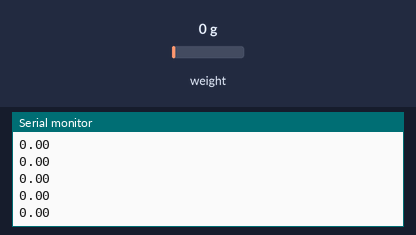
The sketch below on a simulated Arduino Uno, built with avr-gcc and run on an emulated ATmega328P. Shown: the last lines printed to the serial monitor. The test bench sets the inputs (shaded band); at power-on: weight on the scale 0 g.

Above: at 8.4 s.
8.5 s: weight on the scale set to 100 g
At 8.51 s:
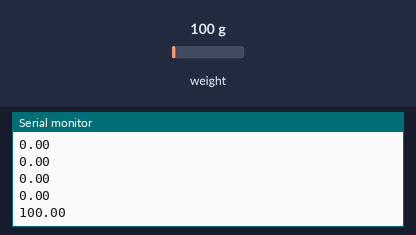
10.0 s: weight on the scale set to 1250 g
At 10.02 s:
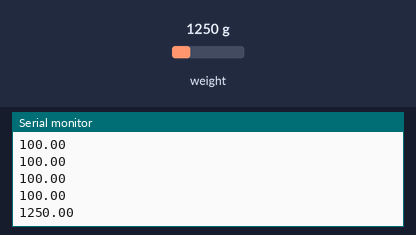
Timing chart, 0 to 13.0 s (numbered marks = the images above; inputs shaded):
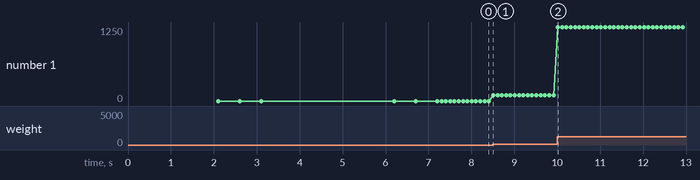

Measured:
- after the input at 8.5 s, the serial monitor: prints a new line at once (image 1)
- after the input at 10.0 s, the serial monitor: prints a new line at once (image 2)
- plotted number 1: 0 → 100 after the input at 8.5 s, 100 → 1250 after the input at 10.0 s

The sketch:

Load_cell_logger.ino
```cpp
/*
  SD card Load Cell datalogger

  This Program shows how to log data from load sensor
  to an SD card using the HX711 and SD library.

  The circuit:
   SD card attached to SPI bus as follows:
 ** MOSI - pin 11
 ** MISO - pin 12
 ** CLK - pin 13
 ** CS - pin 4 (for MKRZero SD: SDCARD_SS_PIN)

  HX711 circuit wiring
  LOADCELL_DOUT_PIN = 2;
  LOADCELL_SCK_PIN = 3;
*/

#include <HX711.h>
// #include <SPI.h>
// #include <SD.h>

const int LOADCELL_DOUT_PIN = 13;
const int LOADCELL_SCK_PIN = 14;
// const int chipSelect = 4;

HX711 scale;

void setup() {
  Serial.begin(38400);
  scale.begin(LOADCELL_DOUT_PIN, LOADCELL_SCK_PIN);
  while (!Serial) {
    ; // wait for serial port to connect. Needed for native USB port only
  }
  // Serial.print("Initializing SD card...");
  // // see if the card is present and can be initialized:
  // if (!SD.begin(chipSelect)) {
  //   Serial.println("Card failed, or not present");
  //   // don't do anything more:
  //   while (1);
  // }
  // Serial.println("card initialized.");

  Serial.println("Initializing the scale");
  // Initialize library with data output pin, clock input pin and gain factor.
  // Channel selection is made by passing the appropriate gain:
  // - With a gain factor of 64 or 128, channel A is selected
  // - With a gain factor of 32, channel B is selected
  // By omitting the gain factor parameter, the library
  // default "128" (Channel A) is used here.
  scale.begin(LOADCELL_DOUT_PIN, LOADCELL_SCK_PIN);

  Serial.println("Before setting up the scale:");
  Serial.print("read: \t\t");
  Serial.println(scale.read());			// print a raw reading from the ADC

  Serial.print("read average: \t\t");
  Serial.println(scale.read_average(20));  	// print the average of 20 readings from the ADC

  Serial.print("get value: \t\t");
  Serial.println(scale.get_value(5));		// print the average of 5 readings from the ADC minus the tare weight (not set yet)

  Serial.print("get units: \t\t");
  Serial.println(scale.get_units(5), 1);	// print the average of 5 readings from the ADC minus tare weight (not set) divided
						// by the SCALE parameter (not set yet)

  scale.set_scale(8.7512);                      // this value is obtained by calibrating the scale with known weights; see the README for details
  scale.tare();				        // reset the scale to 0

  Serial.println("After setting up the scale:");

  Serial.print("read: \t\t");
  Serial.println(scale.read());                 // print a raw reading from the ADC

  Serial.print("read average: \t\t");
  Serial.println(scale.read_average(20));       // print the average of 20 readings from the ADC

  Serial.print("get value: \t\t");
  Serial.println(scale.get_value(5));		// print the average of 5 readings from the ADC minus the tare weight, set with tare()

  Serial.print("get units: \t\t");
  Serial.println(scale.get_units(5), 1);        // print the average of 5 readings from the ADC minus tare weight, divided
						// by the SCALE parameter set with set_scale

  Serial.println("Readings:");
  // File dataFile = SD.open("datalog.txt", FILE_WRITE);
  //   dataFile.print(millis());
  //   dataFile.print("\t");
  //   dataFile.println("data Insertion Started\n\n");
  // dataFile.close();
}
String data= "";

void loop() {

  // make a string for assembling the data to log:


  // File dataFile = SD.open("datalog.txt", FILE_WRITE);
  while(1){
  // if the file is available, write to it:
  if (1) {
    data=scale.get_units();
    // dataFile.print(millis());
    // dataFile.print("\t");
    // dataFile.println(data);

    // print to the serial port too:
    Serial.println(data);
  }
  // if the file isn't open, pop up an error:
  else {
    Serial.println("error opening datalog.txt");
    break;
  }
  // dataFile.close();
  }
  // scale.power_down();			        // put the ADC in sleep mode
  //delay(10);
  // scale.power_up();

}
```
